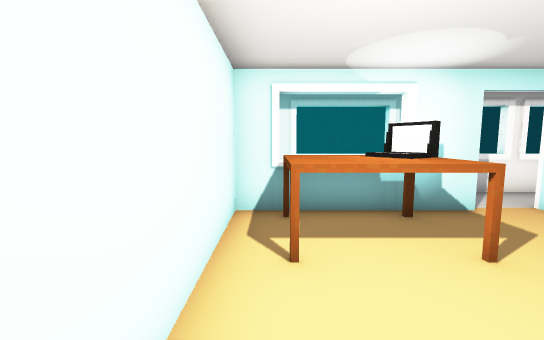
view 1 (above)

16 first-person views from a walk through a Unity game level. The camera is 1.4 m above the floor, tilts 6° down and sees 90° across. The floor is counted in squares, 1 m on a side. Each view is taken from the middle of a square. On the plan, view 1 faces up. The plan holds only what a view shows up to about 13 squares ahead; the rest is blank.

view 2
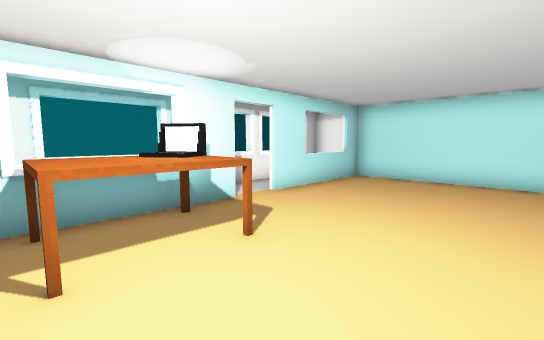

view 3
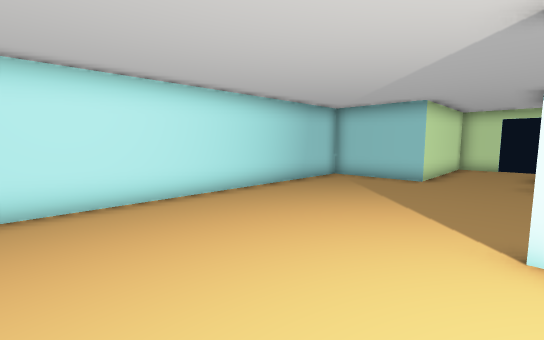

view 4
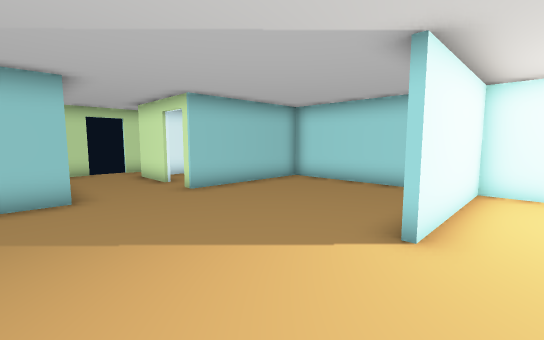

view 5
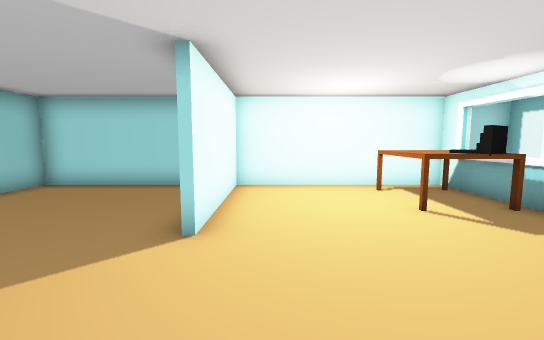

view 6
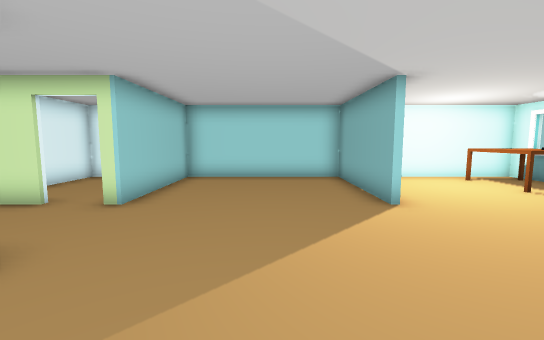

view 7
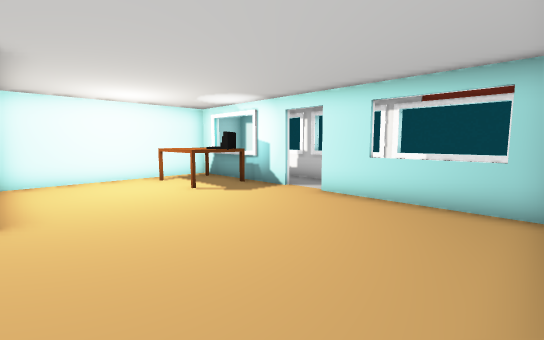

view 8
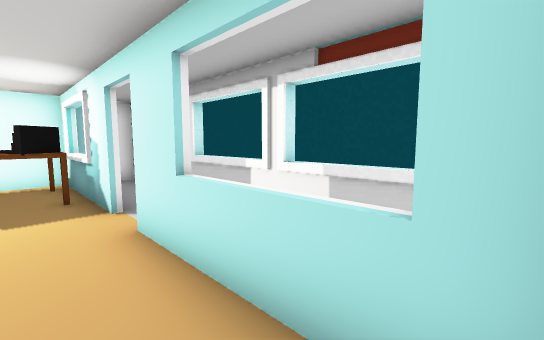

view 9
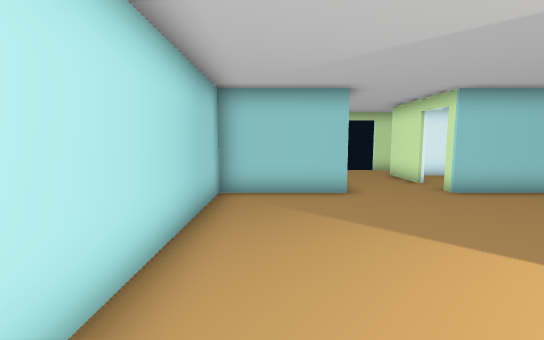

view 10
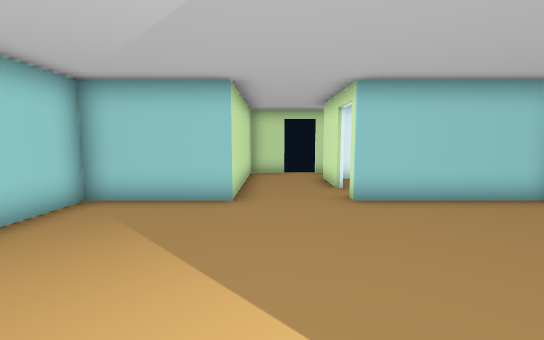

view 11
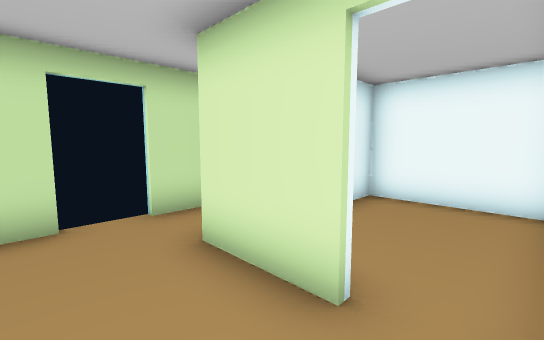

view 12
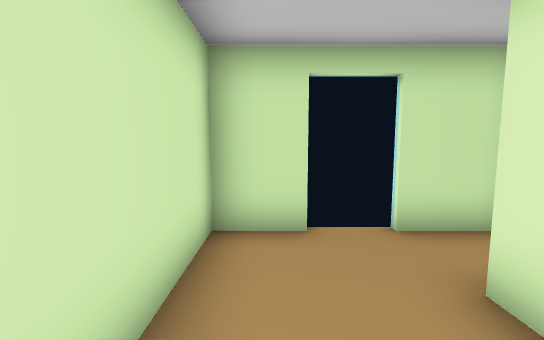

view 13
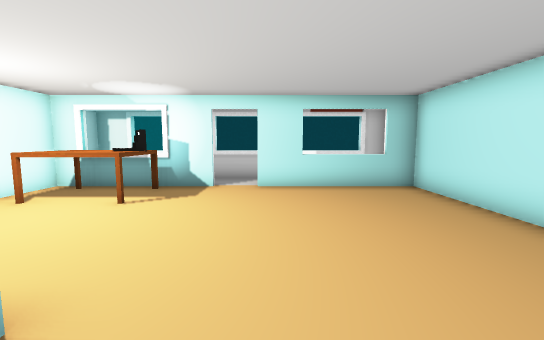

view 14
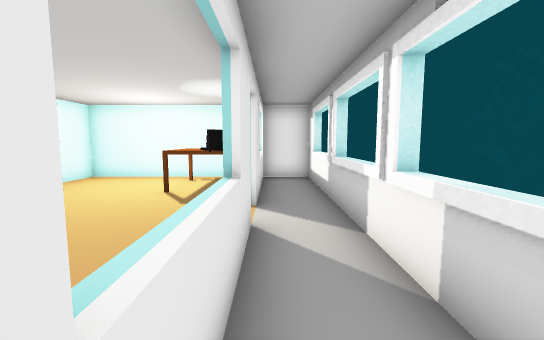

view 15
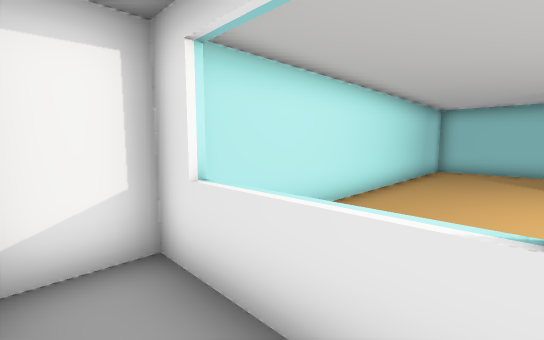

view 16
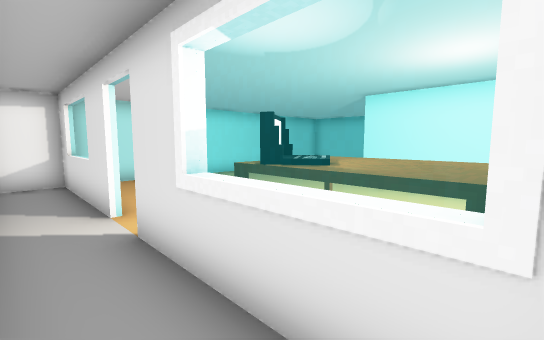

### Floor plan
Key: @ floor where view 1 was taken; # wall or solid block; x gap in a wall; . floor; = window, fence, low wall or low ledge; T table; C computer.
Columns run from 1 left of view 1 to 11 right of it. Each row starts with its distance up from view 1.
  8 ##=========##
  7 #...........#
  6 #...........#
  5 #TTC##.##==##
  4 #TTC........#
  3 #TTT........#
  2 #...........#
  1 #...........#
  0 #@..........#
 -1 ######......#
 -2 #...........#
 -3 #...........#
 -4 #...........#
 -5 #...........#
 -6 #...........#
 -7 #...........#
 -8 ######..#####
 -9 ##...x..#
-10  #...#..#
-11  #####..#
-12    #....#
-13    ###.##

Positions as (right, up) in squares from view 1, and headings:
1: (0, 0), facing up
2: (0, 0), facing up-right
3: (4, 3), facing down-right
4: (8, 0), facing down-left
5: (8, 0), facing left
6: (10, -4), facing left
7: (10, -1), facing up-left
8: (10, 4), facing up-left
9: (9, 0), facing down
10: (6, -1), facing down
11: (6, -8), facing down-left
12: (6, -9), facing down
13: (6, -3), facing up
14: (10, 6), facing left
15: (7, 7), facing down-right
16: (0, 7), facing down-right
